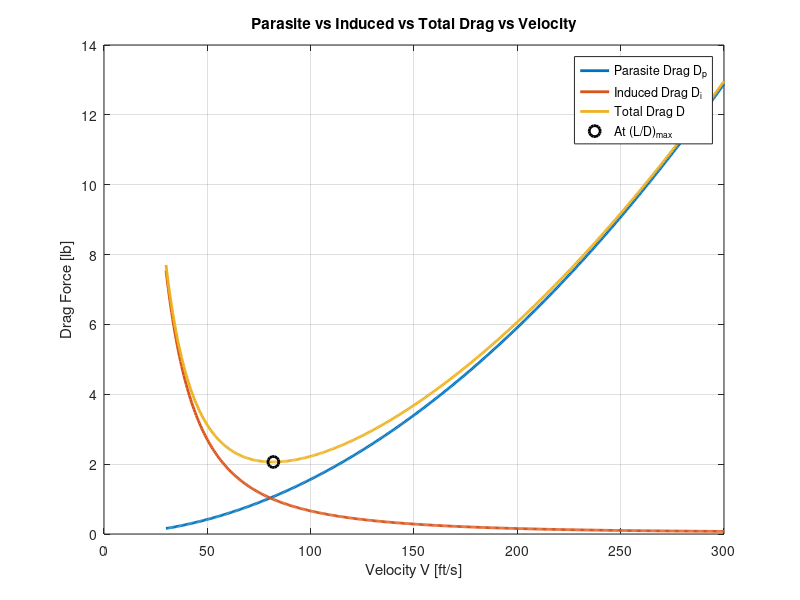
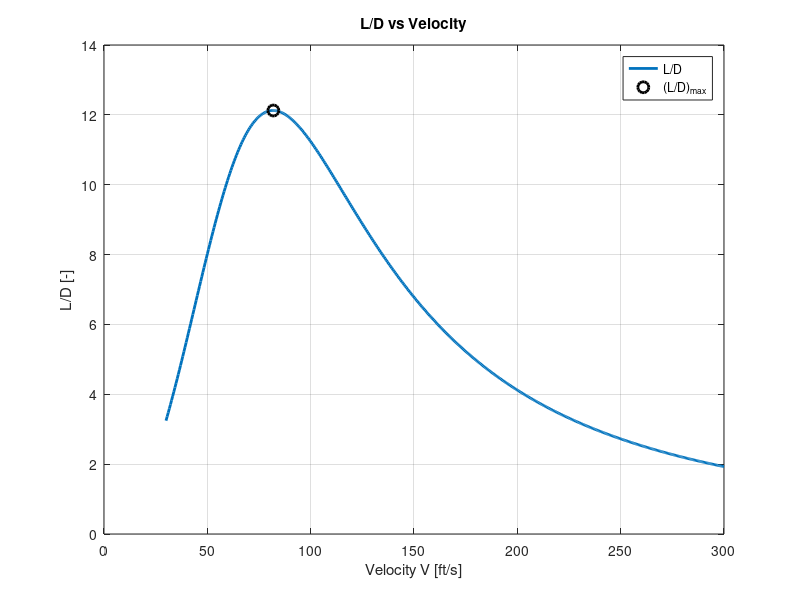

The MATLAB source for these figures, in order: (Note: this script raises an error after producing the figures.)
%% ========================================================================
% 0) ATMOSPHERE (SEA LEVEL ASSUMPTION)
% ========================================================================
rho = 0.0023769;        % Air density at sea level [slug/ft^3]
mu  = 3.737e-7;         % Dynamic viscosity at sea level [slug/(ft*s)]
a   = 1116.45;          % Speed of sound at sea level [ft/s]

%% ========================================================================
% 1) AIRCRAFT INPUTS (EDIT THESE WHEN DESIGN CHANGES)
% ========================================================================

% -----------------------------
% Weight (used for drag sweep)
% -----------------------------
W   = 25;                     % Aircraft weight [lb] (update as weight estimate changes)

% -----------------------------
% Wing geometry (KNOWN)
% -----------------------------
Arw     = 7.4;                % Wing aspect ratio [-]
bw      = 5.617;              % Wing span [ft]
Sw      = 4.264931025;        % Wing planform area [ft^2]
lambdaw = 0.40;               % Wing taper ratio ct/cr [-]

% -----------------------------
% Horizontal tail geometry (KNOWN)
% -----------------------------
Sth      = 0.5331163781;      % Horizontal tail area [ft^2]
bth      = 1.460296378;       % Horizontal tail span [ft]
lambdath = 0.50;              % Tail taper ratio ct/cr [-]
Art      = 4.0;               % Tail aspect ratio [-] (given/assumed)

% -----------------------------
% Aero assumptions (EDIT AS NEEDED)
% -----------------------------
e        = 0.85;              % Oswald efficiency factor [-] (guess)
cla      = 5.73;              % 2D airfoil lift curve slope [1/rad] (CHECK units)
downwash = 0.25;              % Downwash gradient dε/dα [-]
it       = -1*pi/180;         % Tail incidence angle [rad] (initial guess)
Cmacw    = -0.05;             % Wing Cm about wing AC (approx from airfoil data)
tau      = 0.5;               % Elevator effectiveness τe [-] (guess) (used only if you later trim with δe)

% -----------------------------
% Layout / CG reference positions (from CG build-up)
% -----------------------------
x_wle    = 0.75;              % Wing LE station from nose [ft]
x_cg_str = 1.7147;            % Structural CG station from nose [ft]
x_cg_tot = 1.4103;            % CG with avionics station from nose [ft]
x_cg_0   = 1.5071;            % CG with payload+fuel station from nose [ft]

% -----------------------------
% Fuselage geometry (for drag)
% Given: 8in x 8in x 5ft box
% -----------------------------
L_fuse = 5.0;                 % Fuselage length [ft]
W_fuse = 8/12;                % Fuselage width [ft]
H_fuse = 8/12;                % Fuselage height [ft]

% Estimated fuselage wetted area [ft^2] (rectangular prism):
% Swet_f = 2(LW + LH + WH)
Swet_f = 2*(L_fuse*W_fuse + L_fuse*H_fuse + W_fuse*H_fuse);

% Equivalent "diameter" used in fuselage fineness ratio for Raymer form factor.
% For a square-ish fuselage, using width is a reasonable approximation.
d_fuse = W_fuse;              % [ft]

%% ========================================================================
% 2) PLANFORM GEOMETRY (ROOT, TIP, MAC) - WING + TAIL
% ========================================================================

% ---- Wing chords (trapezoid geometry) ----
Crw = (2*Sw)/(bw*(1 + lambdaw));                 % Wing root chord [ft]
Ctw = lambdaw * Crw;                             % Wing tip chord [ft]
Cw  = (2/3) * Crw * ((1 + lambdaw + lambdaw^2)/(1 + lambdaw));  % Wing MAC [ft]

% ---- Tail chords (trapezoid geometry) ----
Crth = (2*Sth)/(bth*(1 + lambdath));             % Tail root chord [ft]
Ctth = lambdath * Crth;                          % Tail tip chord [ft]
Cth  = (2/3) * Crth * ((1 + lambdath + lambdath^2)/(1 + lambdath)); % Tail MAC [ft]

fprintf("\n==================== GEOMETRY ====================\n");
fprintf("Wing:  Cr=%.4f ft, Ct=%.4f ft, MAC Cw=%.4f ft\n", Crw, Ctw, Cw);
fprintf("Tail:  Cr=%.4f ft, Ct=%.4f ft, MAC Cth=%.4f ft\n", Crth, Ctth, Cth);
fprintf("Fuse:  L=%.2f ft, W=%.3f ft, H=%.3f ft, Swet_f=%.3f ft^2\n", L_fuse, W_fuse, H_fuse, Swet_f);

%% ========================================================================
% 3) 3D LIFT CURVE SLOPES (FINITE WING CORRECTION)
% ========================================================================
% 3D lift slope formula:
% a = a0 / (1 + a0/(pi*e*AR))
aw = cla / (1 + (cla/(pi*e*Arw)));   % Wing 3D lift curve slope [1/rad]
at = cla / (1 + (cla/(pi*e*Art)));   % Tail 3D lift curve slope [1/rad]
%Just fyi effeicny factor is a guess 
fprintf("\n==================== LIFT SLOPES ====================\n");
fprintf("aw (wing 3D) = %.4f 1/rad\n", aw);
fprintf("at (tail 3D) = %.4f 1/rad\n", at);

%% ========================================================================
% 4) LONGITUDINAL REFERENCE LOCATIONS (MEASURED FROM WING LE)
% ========================================================================
% Wing aerodynamic center location (fraction of wing MAC)
hacw = 0.25;                      % Wing AC at 25% MAC (standard subsonic assumption)

% Wing AC from wing LE (dimensional)
x_ac_w_LE = hacw*Cw;              % [ft]

% Tail arm assumption:
% Lh is distance from wing AC to tail AC (design/layout choice)
% Here: assume Lh = 4*Cw (update once layout is finalized)
Lh = 4*Cw;                        % [ft] wing AC -> tail AC

% Tail AC from wing LE (dimensional)
x_ac_t_LE = x_ac_w_LE + Lh;       % [ft]

% Tail AC nondimensional from wing LE
h_ac_t = x_ac_t_LE / Cw;          % [-]

%% ========================================================================
% 5) NEUTRAL POINT (hn) + STATIC MARGIN (SM)
% ========================================================================
% Neutral point for wing + tail:
hn = (hacw + h_ac_t*((Sth/Sw)*(at/aw))*(1-downwash)) / (1 + (Sth/Sw)*(at/aw)*(1-downwash));

% CG locations nondimensional from wing LE:
hcg_str = (x_cg_str - x_wle)/Cw;
hcg_tot = (x_cg_tot - x_wle)/Cw;
hcg_0   = (x_cg_0   - x_wle)/Cw;

% Static margin: SM = hn - hcg (positive = stable)
SM_str = hn - hcg_str;
SM_tot = hn - hcg_tot;
SM_0   = hn - hcg_0;

fprintf("\n==================== STABILITY ====================\n");
fprintf("Neutral point hn = %.4f (fraction of MAC from wing LE)\n", hn);
fprintf("hcg_str = %.4f  --> SM_str = %.4f (%.1f%% MAC)\n", hcg_str, SM_str, 100*SM_str);
fprintf("hcg_tot = %.4f  --> SM_tot = %.4f (%.1f%% MAC)\n", hcg_tot, SM_tot, 100*SM_tot);
fprintf("hcg_0   = %.4f  --> SM_0   = %.4f (%.1f%% MAC)\n", hcg_0,   SM_0,   100*SM_0);

%% ========================================================================
% 6) TAIL ARM lt (CG -> TAIL AC) AND TAIL VOLUME VH
% ========================================================================
% Convert wing/tail AC to nose stations, then compute tail arm lt = x_tac - x_cg.
x_wac = x_wle + x_ac_w_LE;        % Wing AC station from nose [ft]
x_tac = x_wac + Lh;               % Tail AC station from nose [ft]

lt_str = x_tac - x_cg_str;        % Tail arm for structural CG [ft]
lt_tot = x_tac - x_cg_tot;        % Tail arm for avionics CG [ft]
lt_0   = x_tac - x_cg_0;          % Tail arm for payload+fuel CG [ft]

% Tail volume coefficient: VH = (St * lt) / (Sw * Cw)
VH_str = (Sth*lt_str)/(Sw*Cw);
VH_tot = (Sth*lt_tot)/(Sw*Cw);
VH_0   = (Sth*lt_0)  /(Sw*Cw);

fprintf("\n==================== TAIL VOLUME ====================\n");
fprintf("Tail AC station x_tac = %.4f ft\n", x_tac);
fprintf("lt_str = %.4f ft --> VH_str = %.4f\n", lt_str, VH_str);
fprintf("lt_tot = %.4f ft --> VH_tot = %.4f\n", lt_tot, VH_tot);
fprintf("lt_0   = %.4f ft --> VH_0   = %.4f\n", lt_0,   VH_0);

%% ========================================================================
% 7) LONGITUDINAL COEFFICIENTS (ALL OF THEM)
% ========================================================================

% Choose loading case for trim/stability calculations
VH  = VH_tot;        % Tail volume coefficient
hcg = hcg_tot;       % CG location (nondim from wing LE)

% Given/assumed
% downwash = dε/dα (we use 0.25 from Cessna-type data)
% Cmacw = wing Cm about wing AC (airfoil data)
% tau = elevator effectiveness (guess)

% --- Lift coefficients ---
CLalpha   = aw + at*(Sth/Sw)*(1 - downwash);   % dCL/dalpha (aircraft)
CL0       = -at*(Sth/Sw)*it;                   % CL at alpha = 0 (tail incidence)

% --- Moment coefficients (about CG) ---
Cmalpha   = -CLalpha*(hn - hcg);               % dCm/dalpha (stability)
Cm0       = Cmacw + VH*at*it;                  % Cm at alpha = 0

% --- Moment breakdown pieces (functions of alpha; compute later in sweep) ---
 %Cmcgw = Cmacw + aw*alpha*(hcg - hacw);        % wing moment about CG
 %Cmcgt = -(VH*at*(1-downwash))*alpha + at*VH*it; % tail moment about CG
 %Cmcg  = Cmcgw + Cmcgt;                        % total moment about CG

% --- Elevator trim equation (deltae is a function of CL) ---
% deltae = -((Cm0*CLalpha) + (Cmalpha*CL)) ./ ((CLalpha*Cmdeltae) - (Cmalpha*CLdeltae));
% Control derivatives (if/when you use elevator):
CLdeltae = at*(Sth/Sw)*tau;     % dCL/dδe (usually +)
Cmdeltae = -at*VH*tau;          % dCm/dδe (usually -)

% NOTE: To actually compute δe at a flight condition, you must define CL and use:
% deltae = -((Cm0*CLalpha) + (Cmalpha*CL)) / ((CLalpha*Cmdeltae) - (Cmalpha*CLdeltae));

%% ========================================================================
% 8) VELOCITY SWEEP (DRAG + L/D)  [THIS IS THE MAIN PERFORMANCE PART]
% ========================================================================
% We sweep velocity, compute required CL from L=W at each speed, then compute:
%   - Trim alpha and tail alpha_t from your linear model
%   - CDp from Raymer build-up (Re-dependent)
%   - CDi from induced drag using CLw and CLt
%   - Drag forces and L/D

% -----------------------------
% 8.1 Velocity range
% -----------------------------
V = linspace(30, 300, 500);      % [ft/s] (edit as desired)
q = 0.5*rho.*V.^2;               % Dynamic pressure [lb/ft^2]
M = V./a;                        % Mach number [-]

% -----------------------------
% 8.2 Required CL for level flight
% -----------------------------
CL = W ./ (q.*Sw);               % Total aircraft CL required for L=W

% -----------------------------
% 8.3 Solve for alpha, tail AoA, and CLw/CLt (same model you've been using)
% -----------------------------
alpha = CL ./ aw;          % wing-only alpha (rad)
alpha_t = (1 - downwash).*alpha + it;

CLw = aw .* alpha;
CLt = at .* alpha_t;

% -----------------------------
% 8.4 Reynolds numbers (for skin friction)
% -----------------------------
Re_w = rho.*V.*Cw   ./ mu;       % Re based on wing MAC
Re_t = rho.*V.*Cth  ./ mu;       % Re based on tail MAC
Re_f = rho.*V.*L_fuse ./ mu;     % Re based on fuselage length

% -----------------------------
% 8.5 Parasite drag build-up (Raymer style)
% -----------------------------
% Wetted areas (simple first-pass approximations)
Swet_w = 2*Sw;                   % wing wetted area ~ 2*planform
Swet_t = 2*Sth;                  % tail wetted area ~ 2*planform
% Swet_f already computed from box geometry

% Skin friction coefficients (Raymer Eq. style)
Cf_w = 0.455 ./ ((log10(Re_w)).^2.58 .* (1 + 0.144*M.^2).^0.65);
Cf_t = 0.455 ./ ((log10(Re_t)).^2.58 .* (1 + 0.144*M.^2).^0.65);
Cf_f = 0.455 ./ ((log10(Re_f)).^2.58 .* (1 + 0.144*M.^2).^0.65);

% Form factor settings (surface thickness effects, sweep effects)
tc  = 0.12;                      % thickness-to-chord ratio t/c [-] (guess)
xcm = 0.30;                      % location of max thickness x/c [-] (guess)
Lam = 0;                         % sweep at max thickness [rad] (0 for unswept)
K_surf = (1 + (0.6/xcm)*tc + 100*tc^4) .* (1.34*M.^0.18 .* (cos(Lam)).^0.28);

% Interference factors (how junctions increase drag)
Q_w = 1.0;                       % wing interference factor
Q_t = 1.05;                      % tail interference factor
Q_f = 1.0;                       % fuselage factor

% Fuselage form factor (Raymer smooth-body approximation)
f = L_fuse/d_fuse;               % fineness ratio
K_f = 0.9 + 5/f^1.5 + f/400;

% Misc drag (gaps, protuberances) and leakage/protuberance allowances
CD_misc = 0.002;
CD_LP   = 0.002;

% Total parasite drag coefficient CDp
CDp = ...
    K_surf.*Q_w.*Cf_w.*(Swet_w/Sw) + ...
    K_surf.*Q_t.*Cf_t.*(Swet_t/Sw) + ...
    K_f.*Q_f.*Cf_f.*(Swet_f/Sw) + ...
    CD_misc + CD_LP;

% -----------------------------
% 8.6 Induced drag (wing + tail)
% -----------------------------
CDi_w = (CLw.^2) ./ (pi*Arw*e);               % wing induced drag
CDi_t = (Sth/Sw) .* (CLt.^2) ./ (pi*Art*e);   % tail induced drag (scaled by St/Sw)

CDi_total = CDi_w + CDi_t;
CD_total  = CDp + CDi_total;

% -----------------------------
% 8.7 Forces and performance metrics
% -----------------------------
Dp = q .* Sw .* CDp;            % Parasite drag force [lb]
Di = q .* Sw .* CDi_total;      % Induced drag force [lb]
D  = q .* Sw .* CD_total;       % Total drag force [lb]

L  = q .* Sw .* CL;             % Lift force [lb] (should equal W)
LD = L ./ D;                    % Lift-to-drag ratio [-]

% Find (L/D)_max and corresponding velocity
[LDmax, idx] = max(LD);
V_LDmax = V(idx);

fprintf('\n==================== VELOCITY SWEEP RESULTS ====================\n');
fprintf('(L/D)max = %.3f\n', LDmax);
fprintf('V at (L/D)max = %.2f ft/s\n', V_LDmax);
fprintf('CL at (L/D)max = %.3f\n', CL(idx));
fprintf('CDp at (L/D)max = %.4f,  CDi_total at (L/D)max = %.4f\n', CDp(idx), CDi_total(idx));

%% ========================================================================
% 9) PLOTS (DRAG COMPONENTS AND L/D)
% ========================================================================

figure;
plot(V, Dp, 'LineWidth', 2); hold on;
plot(V, Di, 'LineWidth', 2);
plot(V, D,  'LineWidth', 2);
plot(V_LDmax, D(idx), 'ko', 'MarkerSize', 8, 'LineWidth', 2);
grid on;
xlabel('Velocity V [ft/s]');
ylabel('Drag Force [lb]');
title('Parasite vs Induced vs Total Drag vs Velocity');
legend('Parasite Drag D_p','Induced Drag D_i','Total Drag D','At (L/D)_{max}','Location','best');

figure;
plot(V, LD, 'LineWidth', 2); hold on;
plot(V_LDmax, LDmax, 'ko', 'MarkerSize', 8, 'LineWidth', 2);
grid on;
xlabel('Velocity V [ft/s]');
ylabel('L/D [-]');
title('L/D vs Velocity');
legend('L/D','(L/D)_{max}','Location','best');

%% ========================================================================
% 10) TABLE OUTPUT (TEAM-FRIENDLY)
% ========================================================================
% This table is useful for copying into reports or checking values at a speed.
alpha_deg   = rad2deg(alpha);
alpha_t_deg = rad2deg(alpha_t);
T = table(V(:), CL(:), alpha_deg(:), alpha_t_deg(:), CLw(:), CLt(:), ...
          CDp(:), CDi_w(:), CDi_t(:), CD_total(:), ...
          Dp(:), Di(:), D(:), LD(:), ...
          Re_w(:), Re_t(:), Re_f(:), ...
          'VariableNames', ...
          {'V_ft_s','CL','alpha_deg','alpha_t_deg','CLw','CLt', ...
           'CDp','CDi_w','CDi_t','CD_total', ...
           'Dp_lb','Di_lb','D_lb','L_over_D', ...
           'Re_w','Re_t','Re_f'});

disp(T);

% ============================ END SCRIPT =================================